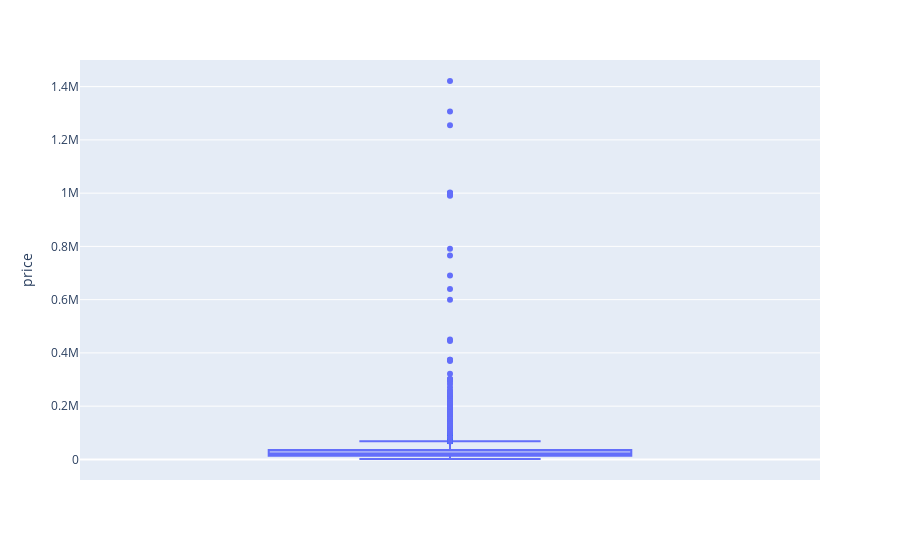

Notebook cell for this chart:
### Markdown cell above
El siguiente paso, es comprobar la distribución de nuestros datos (en este caso, de la columna del precio) así como de los posibles outliers que puedan existir.

### Code cell
#Vamos a identificar si los valores de la columna price presentan una distribución normal y sus outliers
fig = px.box(df,y='price')
fig.show()

### Figure 1 — Plotly figure (JSON) as saved in the notebook; plotly's stock layout.template omitted (floating-point values rounded to 4 significant figures; data arrays with more than 128 entries replaced by an {"elided": "..."} marker saying what was removed)
{"data": [{"alignmentgroup": "True", "hovertemplate": "price=%{y}<extra></extra>", "legendgroup": "", "marker": {"color": "#636efa"}, "name": "", "notched": false, "offsetgroup": "", "orientation": "v", "showlegend": false, "type": "box", "x0": " ", "xaxis": "x", "y": {"elided": "13725 int values"}, "y0": " ", "yaxis": "y"}], "layout": {"boxmode": "group", "legend": {"tracegroupgap": 0}, "margin": {"t": 60}, "xaxis": {"anchor": "y", "domain": [0, 1]}, "yaxis": {"anchor": "x", "domain": [0, 1], "title": {"text": "price"}}}}
